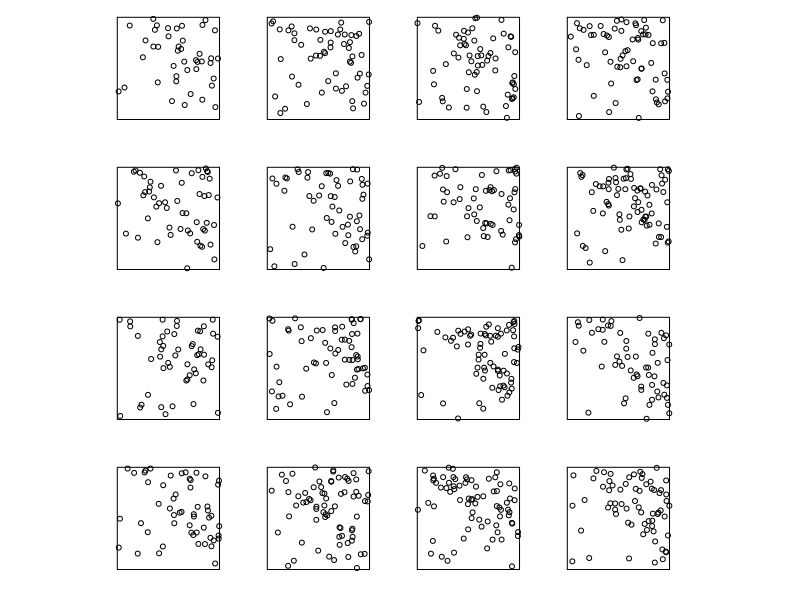
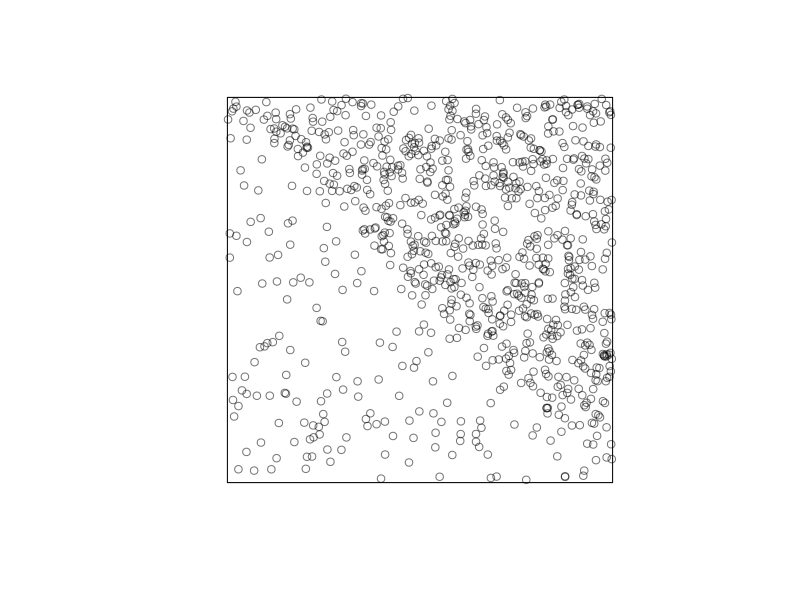
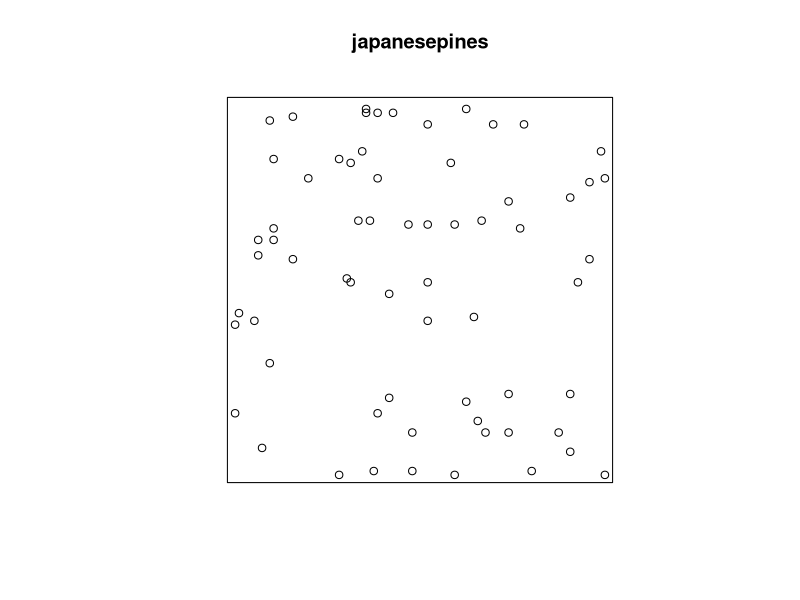
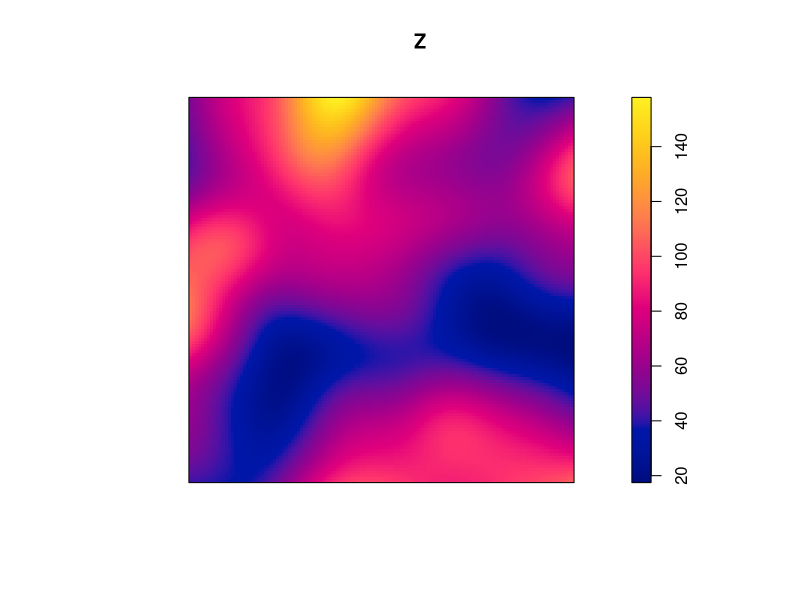
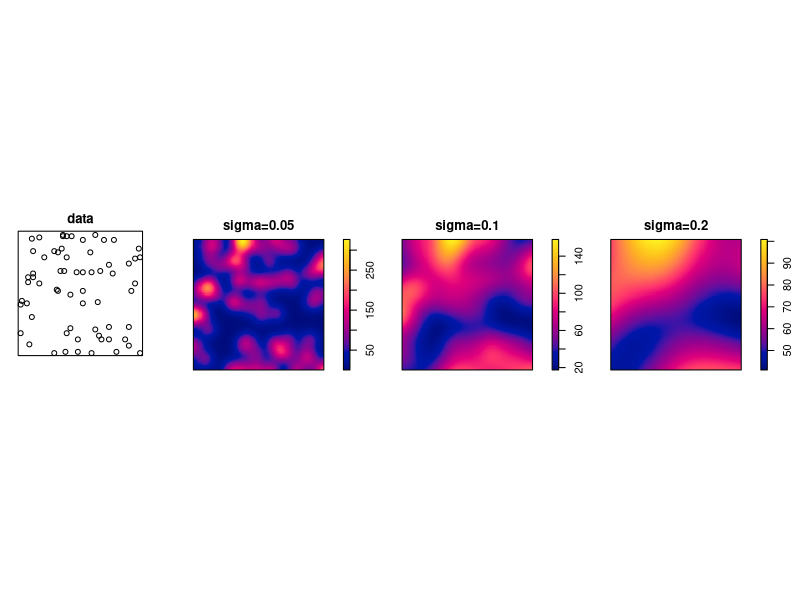
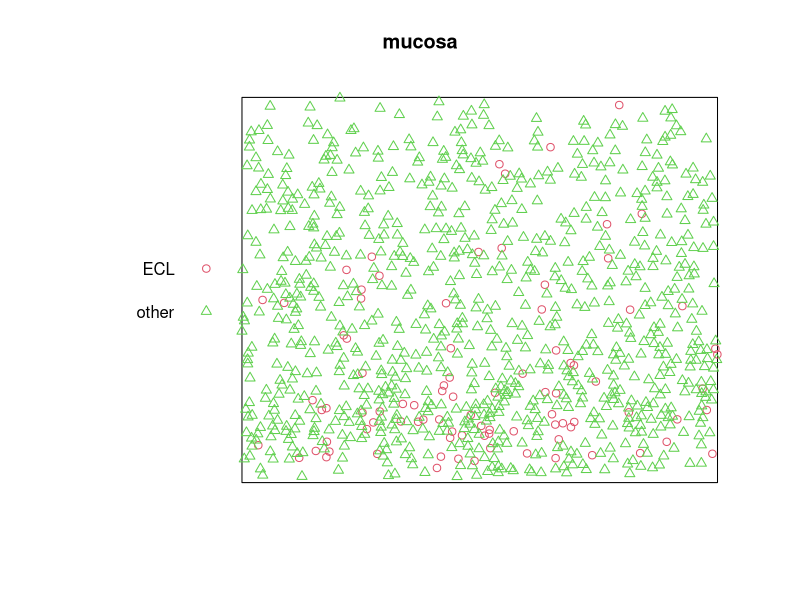
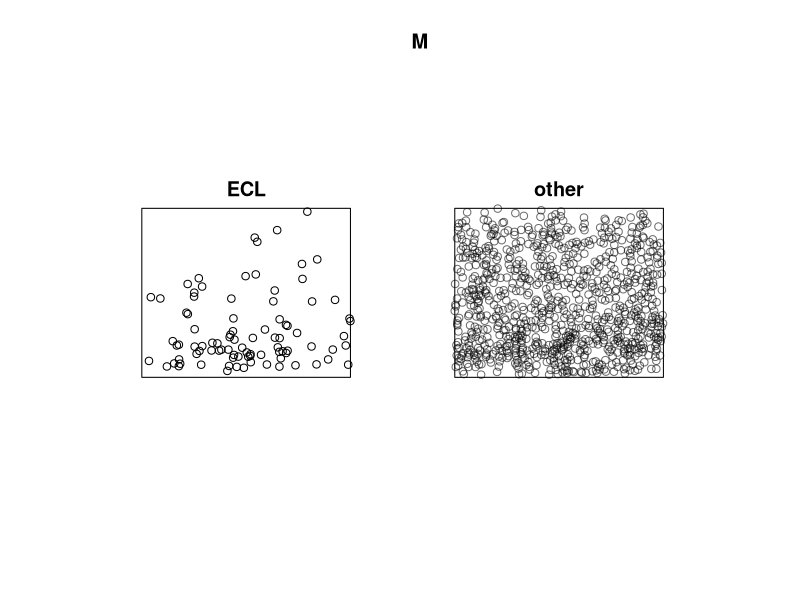
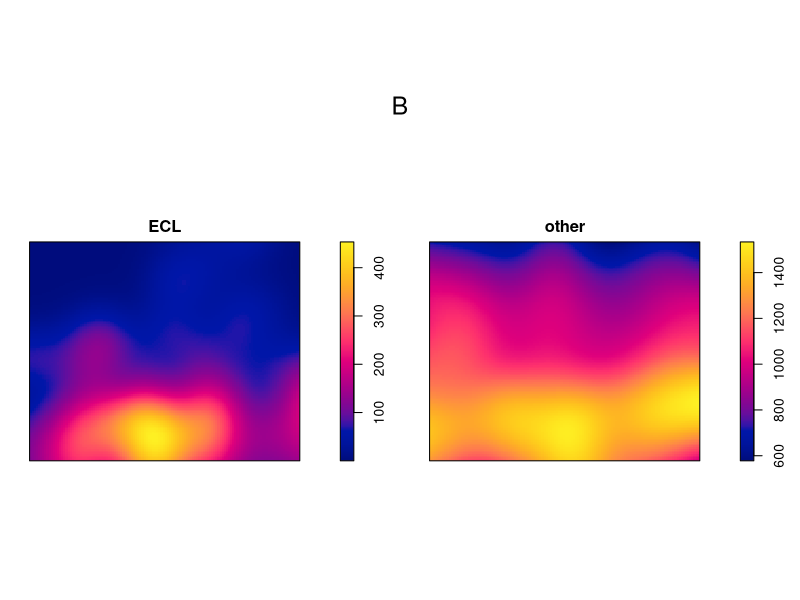

Write R code to recreate these figures, in order.
## ---- chunk 1
library(spatstat)
requireversion(spatstat, "1.60-1.006")
## ---- chunk 2
f <- function(x,y) ifelse(x + y < 1, 20, 100)
YY <- rpoispp(f, nsim=16)
plot(YY, main="", main.panel="")
## ---- chunk 3
YYY <- do.call(superimpose, unname(YY))
plot(YYY, main="")
## ---- chunk 4
library(spatstat)
plot(japanesepines)
Z <- density(japanesepines, sigma=0.1)
plot(Z)
## ---- chunk 5
plot(solist(data=japanesepines,
             "sigma=0.05"=density(japanesepines, 0.05),
             "sigma=0.1"=density(japanesepines, 0.1),
             "sigma=0.2"=density(japanesepines, 0.2)),
	      main="", nrows=1)
## ---- chunk 6
bw.ppl(japanesepines)
bw.diggle(japanesepines)
bw.scott(japanesepines)
## ---- chunk 7
mucosa
plot(mucosa, cols=c(2,3))
## ---- chunk 8
M <- split(mucosa)
M
class(M)
plot(M)
## ---- chunk 9
B <- density(M, sigma=bw.ppl)
B
plot(B)
## ---- chunk 10
lambdaECL <- B[["ECL"]]
lambdaOther <- B[["other"]]
lambdaDot <- lambdaECL + lambdaOther
pECL <- lambdaECL/lambdaDot
pOther <- lambdaOther/lambdaDot
plot(pECL)
## ---- chunk 11
V <- relrisk(mucosa, bw.ppl, casecontrol=FALSE)
plot(V, main="")
## ---- chunk 12
bw.relrisk(mucosa)
Vr <- relrisk(mucosa, bw.relrisk, casecontrol=FALSE)
plot(Vr, main="")
## ---- chunk 13
segregation.test(mucosa, sigma=0.15, verbose=FALSE)
## ---- chunk 14
E <- split(mucosa)$ECL
plot(E)
## ---- chunk 15
g <- rhohat(E, "y")
plot(g)
## ---- chunk 16
X <- murchison$gold
L <- murchison$faults
X <- rescale(X, 1000, "km")
L <- rescale(L, 1000, "km")
D <- distfun(L)
plot(solist(gold=X, faults=L, distance=D), main="", equal.scales=TRUE)
## ---- chunk 17
h <- rhohat(X, D)
plot(h)
## ---- chunk 18
plot(rpoispp(100, nsim=12), main="", main.panel="")
## ---- chunk 19
lam <- function(x,y) { 100 * x}
plot(rpoispp(lam, nsim=12), main="", main.panel="")
## ---- chunk 20
fit <- ppm(X ~ D)
## ---- chunk 21
fit
coef(fit)
confint(fit)
anova(fit, test="Chi")
plot(predict(fit))
## ---- chunk 22
plot(simulate(fit, drop=TRUE))
plot(L, add=TRUE, col=3)
## ---- chunk 23
plot(effectfun(fit, "D"), xlim=c(0, 20))
## ---- chunk 24
plot(japanesepines, pch=16)
## ---- chunk 25
Jfit <- ppm(japanesepines ~ x + y)
Jfit
confint(Jfit)
Jfit2 <- ppm(japanesepines ~ polynom(x,y,2))
Jfit2
plot(predict(Jfit2))
## ---- chunk 26
anova(Jfit, Jfit2, test="Chi")
## ---- chunk 27
step(Jfit2)
## ---- chunk 28
plot(simulate(Jfit2))
## ---- chunk 29
plot(simulate(Jfit2, nsim=12))
## ---- chunk 30
mucosa
plot(mucosa, cols=c(2,3))
## ---- chunk 31
model0 <- ppm(mucosa ~ marks)
model0
coef(model0)
plot(predict(model0), equal.ribbon=TRUE)
## ---- chunk 32
model1 <- ppm(mucosa ~ marks + y)
model1
coef(model1)
plot(predict(model1))
## ---- chunk 33
## This requires spatstat 1.60-1.006 or later
plot(effectfun(model1, "y", marks="other"),
     log(.y) ~ .x, ylim=c(4,8), col=2, main="")
plot(effectfun(model1, "y", marks="ECL"),
      add=TRUE, col=3, log(.y) ~ .x)
legend("bottomleft", lwd=c(1,1), col=c(2,3), legend=c("other", "ECL"))     
## ---- chunk 34
model2 <- ppm(mucosa ~ marks * y)
model2
coef(model2)
plot(predict(model2))
## ---- chunk 35
## This requires spatstat 1.60-1.006 or later
plot(effectfun(model2, "y", marks="other"),
     log(.y) ~ .x, col=2, ylim=c(2,8), main="")
plot(effectfun(model2, "y", marks="ECL"),
     add=TRUE, col=3, log(.y) ~ .x)
legend("bottomleft", lwd=c(1,1), col=c(2,3), legend=c("other", "ECL"))     
## ---- chunk 36
model1xy <- ppm(mucosa ~ marks + x + y)
model1xy
coef(model1xy)
plot(predict(model1xy))
## ---- chunk 37
model2xy <- ppm(mucosa ~ marks * (x + y))
model2xy
coef(model2xy)
plot(predict(model2xy))
## ---- chunk 38
model3 <- ppm(mucosa ~ marks + polynom(x, y, 2))
model3
coef(model3)
plot(predict(model3))
## ---- chunk 39
model4 <- ppm(mucosa ~ marks * polynom(x,y,2))
model4
coef(model4)
plot(predict(model4))
## ---- chunk 40
plot(relrisk(model4, casecontrol=FALSE))
## ---- chunk 41
plot(relrisk(model3, casecontrol=FALSE), equal.ribbon=TRUE)
## ---- chunk 42
nullmodel <- ppm(mucosa ~ marks + polynom(x, y, 2))
altmodel <- ppm(mucosa ~ marks * polynom(x, y, 2))
anova(nullmodel, altmodel, test="Chi")
